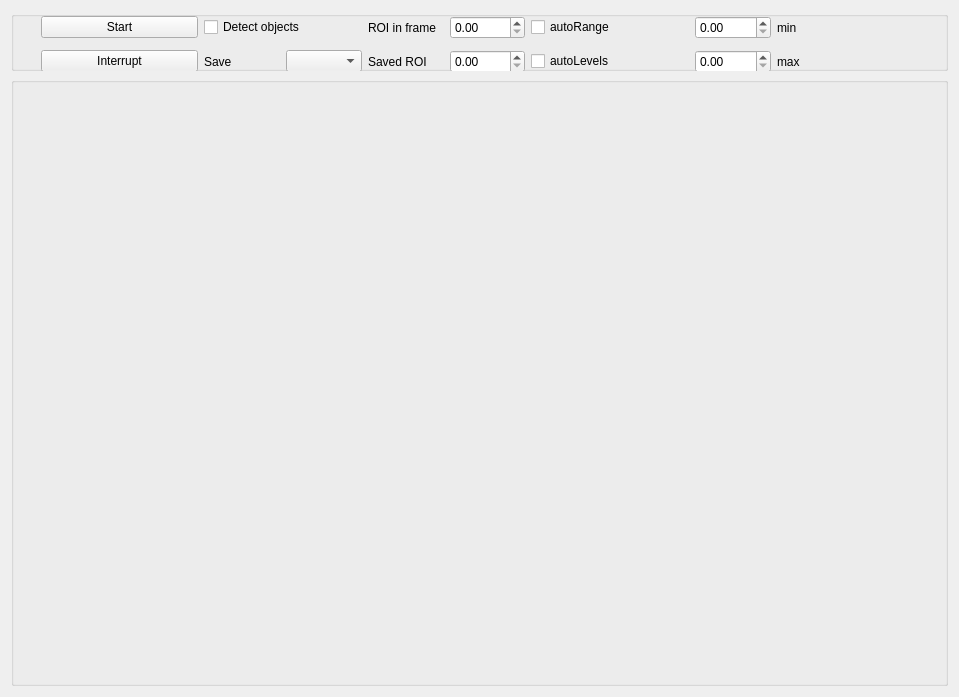
<?xml version="1.0" encoding="UTF-8"?>
<ui version="4.0">
 <class>Form</class>
 <widget class="QWidget" name="Form">
  <property name="geometry">
   <rect>
    <x>0</x>
    <y>0</y>
    <width>959</width>
    <height>697</height>
   </rect>
  </property>
  <property name="windowTitle">
   <string>Form</string>
  </property>
  <layout class="QGridLayout" name="gridLayout_2" rowstretch="0,1">
   <property name="sizeConstraint">
    <enum>QLayout::SetDefaultConstraint</enum>
   </property>
   <item row="1" column="0">
    <widget class="QGroupBox" name="image_groupBox">
     <property name="title">
      <string/>
     </property>
     <layout class="QHBoxLayout" name="horizontalLayout">
      <item>
       <layout class="QGridLayout" name="imageLayout"/>
      </item>
     </layout>
    </widget>
   </item>
   <item row="0" column="0">
    <widget class="QGroupBox" name="settings_groupBox">
     <property name="minimumSize">
      <size>
       <width>0</width>
       <height>60</height>
      </size>
     </property>
     <property name="title">
      <string/>
     </property>
     <widget class="QWidget" name="gridLayoutWidget_2">
      <property name="geometry">
       <rect>
        <x>30</x>
        <y>0</y>
        <width>811</width>
        <height>67</height>
       </rect>
      </property>
      <layout class="QGridLayout" name="gridLayout">
       <item row="0" column="0">
        <widget class="QPushButton" name="start_pushButton">
         <property name="text">
          <string>Start</string>
         </property>
        </widget>
       </item>
       <item row="0" column="4">
        <widget class="QCheckBox" name="autoRange_checkbox">
         <property name="text">
          <string>autoRange</string>
         </property>
        </widget>
       </item>
       <item row="1" column="4">
        <widget class="QCheckBox" name="autoLevels_checkbox">
         <property name="text">
          <string>autoLevels</string>
         </property>
        </widget>
       </item>
       <item row="1" column="1">
        <layout class="QHBoxLayout" name="horizontalLayout_2">
         <item>
          <widget class="QLabel" name="label">
           <property name="text">
            <string>Save</string>
           </property>
          </widget>
         </item>
         <item>
          <widget class="QComboBox" name="save_comboBox"/>
         </item>
        </layout>
       </item>
       <item row="0" column="1">
        <widget class="QCheckBox" name="detect_checkBox">
         <property name="text">
          <string>Detect objects</string>
         </property>
        </widget>
       </item>
       <item row="1" column="2">
        <layout class="QHBoxLayout" name="horizontalLayout_3">
         <item>
          <widget class="QLabel" name="label_3">
           <property name="text">
            <string>Saved ROI</string>
           </property>
          </widget>
         </item>
         <item>
          <widget class="QDoubleSpinBox" name="num_objects_SpinBox"/>
         </item>
        </layout>
       </item>
       <item row="1" column="0">
        <widget class="QPushButton" name="interrupt_pushButton">
         <property name="text">
          <string>Interrupt</string>
         </property>
        </widget>
       </item>
       <item row="0" column="5">
        <layout class="QHBoxLayout" name="horizontalLayout_4">
         <item>
          <widget class="QDoubleSpinBox" name="min_doubleSpinBox"/>
         </item>
         <item>
          <widget class="QLabel" name="level_max_label">
           <property name="text">
            <string>min</string>
           </property>
          </widget>
         </item>
        </layout>
       </item>
       <item row="1" column="5">
        <layout class="QHBoxLayout" name="horizontalLayout_5">
         <item>
          <widget class="QDoubleSpinBox" name="max_doubleSpinBox"/>
         </item>
         <item>
          <widget class="QLabel" name="level_min_label">
           <property name="text">
            <string>max</string>
           </property>
          </widget>
         </item>
        </layout>
       </item>
       <item row="0" column="2">
        <layout class="QHBoxLayout" name="horizontalLayout_6">
         <item>
          <widget class="QLabel" name="label_2">
           <property name="text">
            <string>ROI in frame</string>
           </property>
          </widget>
         </item>
         <item>
          <widget class="QDoubleSpinBox" name="objects_in_frame_SpinBox"/>
         </item>
        </layout>
       </item>
      </layout>
     </widget>
    </widget>
   </item>
  </layout>
 </widget>
 <resources/>
 <connections/>
</ui>
